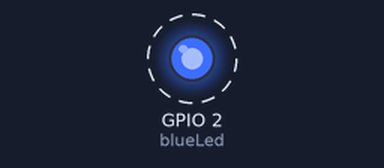
This program was run on a simulated ESP32 board running MicroPython. Parts: output pins drawn as LEDs (lit = HIGH). Dashed ring = blinking. At 8.0 s the program stops and its outputs stay as they are.

Above: at 0.5 s.
Timing chart, 0 to 4.6 s (numbered marks = the images above):
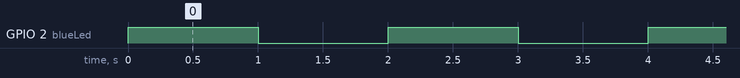

The program:

blynk.py
```python
from machine import Pin
import time

blueLed = Pin(2, Pin.OUT)
id = 0

while id < 4:
    blueLed.on()
    time.sleep(1.0)  # Delay for 1 second.

    blueLed.value(0)
    time.sleep(1.0)  # Delay for 1 second.
    id = id + 1
```

Measured:
- by itself, GPIO 2 (blueLed): alternates HIGH for 1.0 s and LOW for 1.0 s, 8 changes in all, then stays LOW
